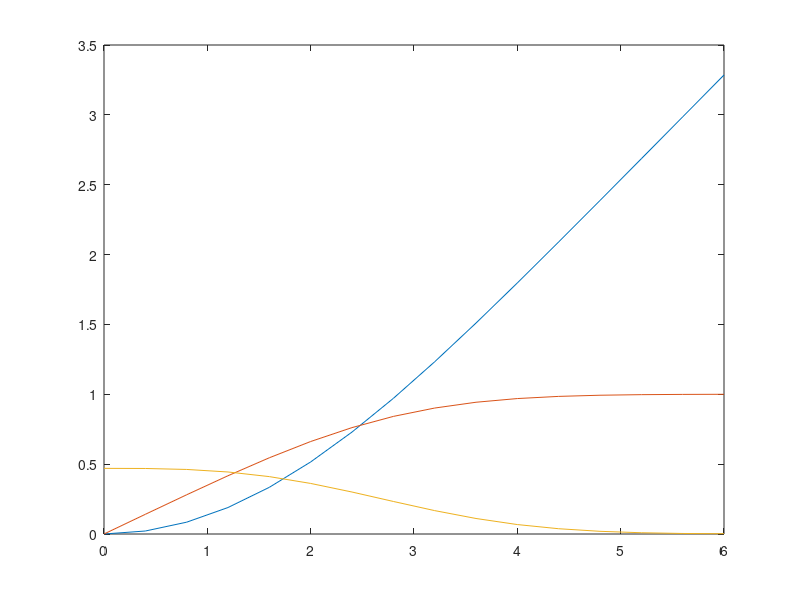

This figure's MATLAB source: (Note: this script raises an error after producing the figure.)
eta = 0.4;
N = 6/eta;
x = [0:eta:6]';
a0 = x/6;
b0 = zeros(N+1,1);
ri = zeros(N+1,1);
z = zeros(N+1,1);

W = zeros(N+1,N+1);
for i=1:N+1;
  for j=1:N+1;
    if j==i-1;
      W(i,j)=1;
    endif;
    if j==i;
      W(i,j)=4;
    endif;
    if j==i+1;
      W(i,j)=1;
    endif;
  endfor;
endfor;
W(1,1)=1;
W(1,2)=2;
W(N+1,N)=2;
W(N+1,N+1)=1;
Y = zeros(N+1,N+1);
for i=1:N+1;
  for j=1:N+1;
    if j==i-1;
      Y(i,j)=-3;
    endif;
    if j==i+1;
      Y(i,j)=3;
    endif;
  endfor;
endfor;
Y(1,1)=-5/2;Y(1,2)=2;Y(1,3)=1/2;Y(N+1,N-1)=-1/2;Y(N+1,N)=-2;Y(N+1,N+1)=5/2;
D1=W\Y;
D1=D1/0.3
D2 = D1*D1;


p = 1;
while p > 0.0001
da0 = D1*a0;
dda0 = D2*a0;
db0 = D1*b0;


O = zeros(2*N+2,2*N+2);
for j = [1:N+1]
  for k = [1:N+1]
    O(j,k) = D1(j,k);
  endfor
endfor

for k = [N+2:2*N+2]
  for j = [1:N+1]
    if j = k - (N+1)
      O(j,k) = -1;
    else
      O(j,k) = 0;
    endif
  endfor
endfor

for j = [N+2:2*N+2]
  for k = [1:N+1]
    if j = k + (N+1)
      O(j,k) = da0(k,1);
    endif
  endfor
endfor
X = zeros(N+1,N+1);
for j = [1:N+1]
  for k = [1:N+1]
    if j = k
      X(j,k) = b0(k,1);
    endif
  endfor
endfor
XX = D2 + X*D1;

for j = [N+2:2*N+2]
  for k = [N+2:2*N+2]
    O(j,k) = XX(j-(N+1),k-(N+1));
  endfor
endfor

T = zeros(N+1,1);
for j = [1:N+1]
  T(j,1) = a0(j)-db0(j);
endfor
for j = [N+2:2*N+2]
  T(j,1) = -b0(j-(N+1),1)*da0(j-(N+1),1)-dda0(j-(N+1),1);
endfor
%對A和C矩陣作補充
O(1,:)=0;O(N+2,:)=0;O(2*N+2,:)=0;O(1,1)=1;O(N+2,N+2)=1;O(2*N+2,2*N+2)=1;
T(1)=0;T(N+2)=0;T(2*N+2)=0;
B = O\T;

for j = [1:N+1]
  ri(j,1) = B(j,1);
endfor
for j = [N+2:2*N+2]
  z(j-(N+1),1) = B(j,1);
endfor
b0 = b0 + ri;
a0 = a0 + z;
p = max(abs(ri),[],1)
endwhile
plot(x,b0)
hold on
plot(x,a0)
hold on
plot(x,da0)
dg0(1,1)
